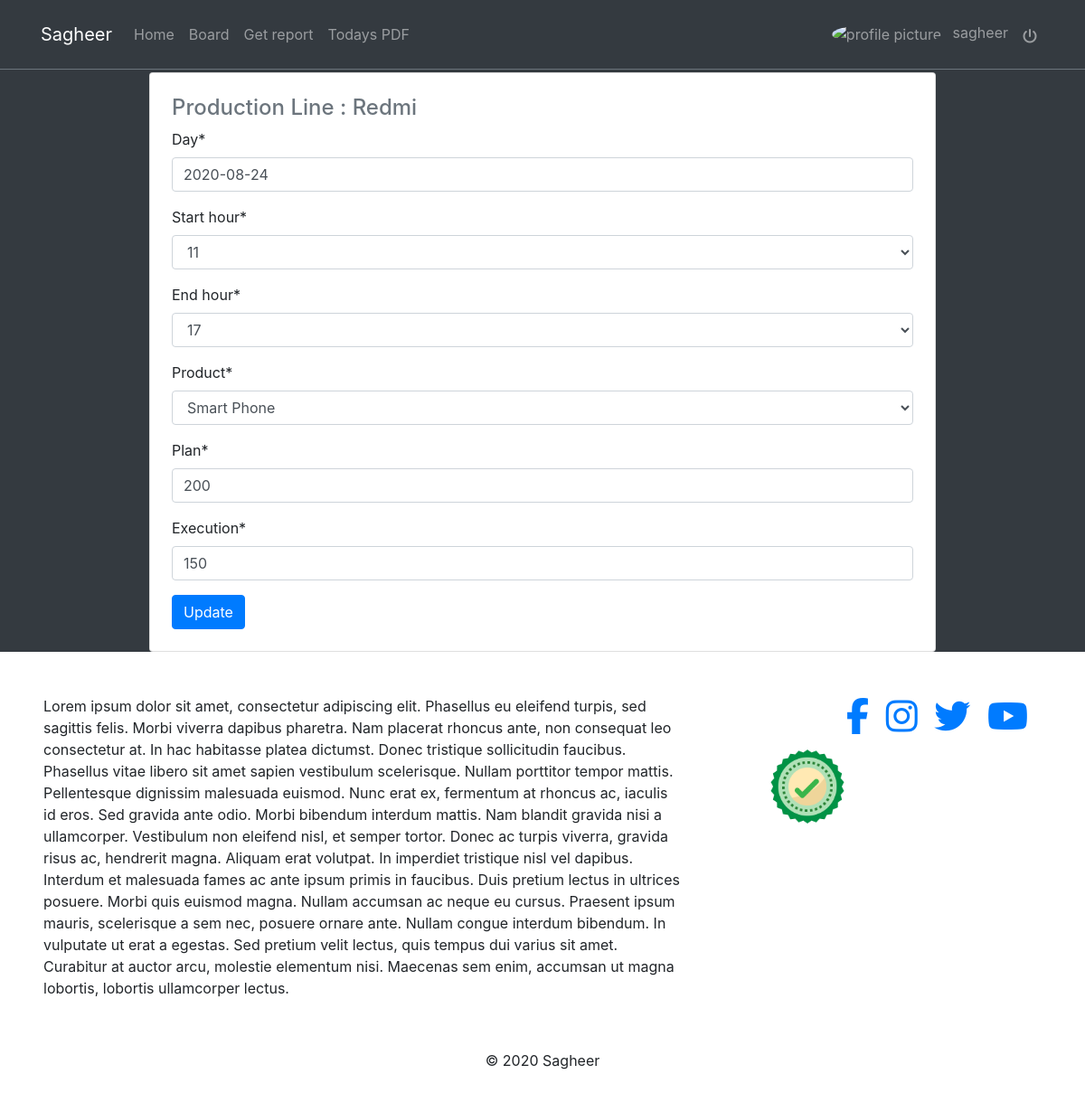
Page /reports/1/4/update/ (signed in) on the committed database.
### reports/models.py (models this page shows, shortened)
class Report(models.Model):
    day=models.DateField(default=timezone.now)
    start_hour=models.CharField(max_length=2,choices=hours)
    end_hour=models.CharField(max_length=2,choices=hours)
    user=models.ForeignKey(User,on_delete=models.CASCADE)
    product=models.ForeignKey(Product,on_delete=models.CASCADE)
    plan=models.PositiveIntegerField()
    execution=models.PositiveIntegerField()
    production_line=models.ForeignKey(ProductionLine,on_delete=models.CASCADE)
    updated=models.DateTimeField(auto_now=True)
    created=models.DateTimeField(auto_now_add=True)
    objects=ReportManager()
    class Meta:
        ordering=['-created']

### areas/models.py (models this page shows)
class ProductionLine(models.Model):
    name=models.CharField(max_length=220)
    team_leader=models.ForeignKey(Profile,on_delete=models.CASCADE)
    products=models.ManyToManyField(Product)
    def __str__(self):
        return self.name

### reports/views.py (the view, shortened to what this page needs)
# urls.py: path('reports/<str:production_line>/<pk>/update/',ReportUpdateView.as_view(),name="update-view"),
class ReportUpdateView(LoginRequiredMixin,UpdateView):
    model=Report
    form_class=ReportForm
    template_name='reports/update.html'

### reports/forms.py
class ReportForm(forms.ModelForm):
    class Meta:
        model=Report
        exclude=('user','production_line')
    def __init__(self,*args, **kwargs):
        production_line=kwargs.pop('production_line',None)
        super().__init__(*args, **kwargs)
        if production_line is not None:
            line=get_object_or_404(ProductionLine,name=production_line)
            self.fields['product'].queryset=line.products.all()

### products/models.py (called while the page is built)
    def __str__(self):
        return self.name

### profiles/context_processors.py (called while the page is built)
def profile_pic(request):
    if request.user.is_authenticated:
        user=request.user
        try:
            profile_obj=Profile.objects.get(user=user)
            pic=profile_obj.profile_picture
        except Profile.DoesNoTExist:
            pic=None
        return {'picture':pic}
    return {}

def get_profile(request):
    if request.user.is_authenticated:
        user=request.user
        try:
            profile_obj=Profile.objects.get(user=user)
        except Profile.DoesNotExist:
            pic=None
        return {"profile":profile_obj}
    return {}

### reports/models.py (called while the page is built)
    def get_queryset(self):
        return ReportQueryset(self.model,using=self._db)

### reports/templates/reports/update.html (shortened to what this page needs)
{% extends 'base.html' %}
{% load crispy_forms_tags %}
{% block content %}
<div class="col-9 mx-auto">
    <div class="card p-4">
    <div  class="text-muted mb-2 h4"> Production Line : {{object.production_line}}</div>
        <form action="" method="POST">
            {{form|crispy}}
            <button type="submit" class='btn btn-primary'>Update</button>
        </form>
    </div>
</div>
{% endblock content %}

### templates/navbar.html (shortened to what this page needs)
{% url 'profiles:profile-view' as path_profiles %}
{% url 'reports:home' as path_home %}
{% url 'posts:post-list' as path_board %}
{% url 'reports:select-view' as path_report %}
<nav class="navbar navbar-icon-top navbar-expand-lg navbar-dark bg-dark border-bottom border-secondary fixed-top py-3">
    <div class="container">
        <a class="navbar-brand" href="{{ path_home }}">Sagheer</a>
        <div class="collapse navbar-collapse" id="navbarSupportedContent">
            <ul class="navbar-nav mr-auto">
                <li class="nav-item {% if request.path == path_home %}active{% endif %}">
                    <a class="nav-link" href="{% url 'reports:home'%}">Home</a>
                </li>
                <li class="nav-item {% if request.path == path_board %}active{% endif %}">
                    <a class="nav-link" href="{% url 'posts:post-list' %}">Board</a>
                </li>
                <li class="nav-item {% if request.path == path_report %}active{% endif %}">
                    <a class="nav-link" href="{% url 'reports:select-view' %}">Get report</a>
                </li>
                <li class="nav-item">
                    <a class="nav-link" href="{% url 'reports:pdf' %}">Todays PDF</a>
                </li>
            </ul>
            <ul class="navbar-nav">
                {% if request.user.is_authenticated %}
                    <li class="nav-item {% if request.path == path_profiles %}active{% endif %}">
                        <a class="nav-link" href="{% url 'profiles:profile-view' %}">
                            <img style="height:35px;width:35px; border-radius: 50%;" src="{{picture.url}}" class="img-avatar" alt="profile picture">
                            <span class="ml-2">{{request.user}}</span>
                        </a>
                    </li>
                    <li class="nav-item">
                        <a class="nav-link" href="{% url 'account_logout'%}"><i class="fas fa-power-off mt-2"></i></a>
                    </li>
                    {% else %}
                     <li class="nav-item">
                        <a class="nav-link" href="{% url 'account_login'%}"><i class="fa fa-sign-in-alt"></i></a>
                    </li>
                {% endif %}
            </ul>
        </div>
    </div>
</nav>

### static_project/css/style.css (style rules this page uses)
.img-avatar { height:35px; width:35px; border-radius: 50%; }

### rows in the picture
Report: production_line "Redmi", day "2020-08-24", start_hour "11", end_hour "17", product "Smart Phone", plan "200", execution "150"

### other values in the picture
{{ request.user }} "sagheer"
